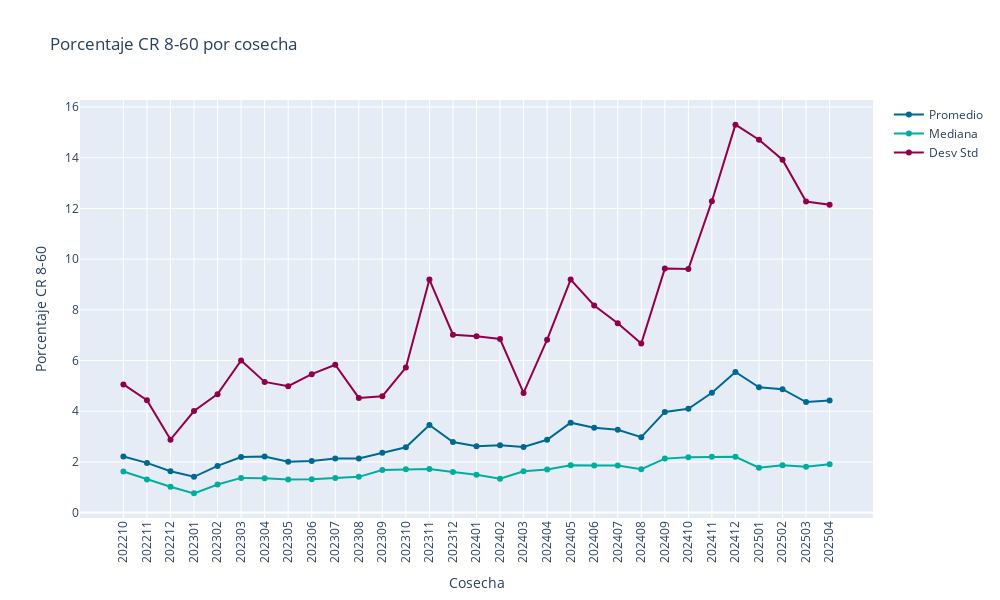

Notebook code cell kept with this figure:
### Code cell
fig = go.Figure()

fig.add_trace(go.Scatter(x=hist['COSECHA'], y=hist['promedio'], mode='lines+markers', name='Promedio', marker=dict(color='#006990')))

fig.add_trace(go.Scatter(x=hist['COSECHA'], y=hist['mediana'], mode='lines+markers', name='Mediana', marker=dict(color='#00AE9E')))

fig.add_trace(go.Scatter(x=hist['COSECHA'], y=hist['desvStd'], mode='lines+markers', name='Desv Std', marker=dict(color='#910048')))

fig.update_layout(
    title='Porcentaje CR 8-60 por cosecha',
    xaxis_title='Cosecha',
    yaxis_title='Porcentaje CR 8-60',
    xaxis_tickangle=-90,
    width=1000,
    height=600,
    showlegend=True
)

fig.show()

### Figure 1 — Plotly figure (JSON) as saved in the notebook; plotly's stock layout.template omitted (floating-point values rounded to 4 significant figures)
{"data": [{"marker": {"color": "#006990"}, "mode": "lines+markers", "name": "Promedio", "type": "scatter", "x": ["202210", "202211", "202212", "202301", "202302", "202303", "202304", "202305", "202306", "202307", "202308", "202309", "202310", "202311", "202312", "202401", "202402", "202403", "202404", "202405", "202406", "202407", "202408", "202409", "202410", "202411", "202412", "202501", "202502", "202503", "202504"], "y": [2.216, 1.961, 1.634, 1.412, 1.844, 2.192, 2.212, 2.003, 2.033, 2.135, 2.134, 2.36, 2.578, 3.455, 2.782, 2.622, 2.662, 2.588, 2.874, 3.548, 3.346, 3.265, 2.977, 3.974, 4.095, 4.73, 5.55, 4.943, 4.87, 4.363, 4.427]}, {"marker": {"color": "#00AE9E"}, "mode": "lines+markers", "name": "Mediana", "type": "scatter", "x": ["202210", "202211", "202212", "202301", "202302", "202303", "202304", "202305", "202306", "202307", "202308", "202309", "202310", "202311", "202312", "202401", "202402", "202403", "202404", "202405", "202406", "202407", "202408", "202409", "202410", "202411", "202412", "202501", "202502", "202503", "202504"], "y": [1.62, 1.305, 1.02, 0.76, 1.11, 1.37, 1.36, 1.31, 1.32, 1.365, 1.41, 1.68, 1.71, 1.72, 1.605, 1.49, 1.335, 1.63, 1.7, 1.87, 1.86, 1.86, 1.715, 2.13, 2.18, 2.2, 2.2, 1.77, 1.87, 1.81, 1.91]}, {"marker": {"color": "#910048"}, "mode": "lines+markers", "name": "Desv Std", "type": "scatter", "x": ["202210", "202211", "202212", "202301", "202302", "202303", "202304", "202305", "202306", "202307", "202308", "202309", "202310", "202311", "202312", "202401", "202402", "202403", "202404", "202405", "202406", "202407", "202408", "202409", "202410", "202411", "202412", "202501", "202502", "202503", "202504"], "y": [5.059, 4.437, 2.879, 4.008, 4.674, 6.004, 5.157, 4.986, 5.463, 5.835, 4.525, 4.592, 5.722, 9.195, 7.018, 6.953, 6.848, 4.72, 6.822, 9.194, 8.172, 7.47, 6.67, 9.627, 9.611, 12.29, 15.31, 14.71, 13.92, 12.27, 12.15]}], "layout": {"height": 600, "showlegend": true, "title": {"text": "Porcentaje CR 8-60 por cosecha"}, "width": 1000, "xaxis": {"autorange": true, "range": [-1.844, 31.84], "tickangle": -90, "title": {"text": "Cosecha"}, "type": "category"}, "yaxis": {"autorange": true, "range": [-0.2141, 16.28], "title": {"text": "Porcentaje CR 8-60"}, "type": "linear"}}}
